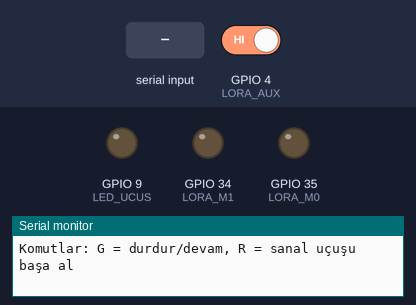
This sketch was run on a simulated ESP32. On the bench: output pins drawn as LEDs (lit = HIGH), the last lines printed to the serial monitor. The inputs (shaded band) are chosen by the test bench; at power-on: GPIO 4 (LORA_AUX) HIGH.

Above: at 0.6 s.
At 1.2 s:
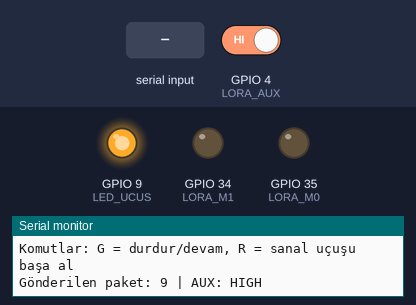
1.3 s: "G" received over Serial
At 1.9 s:
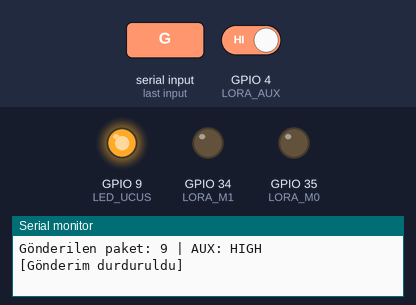
2.8 s: GPIO 4 (LORA_AUX) driven LOW
5.5 s: "G" received over the second serial link
7.0 s: "R" received over Serial
Timing chart, 0 to 9.5 s (numbered marks = the images above; inputs shaded):
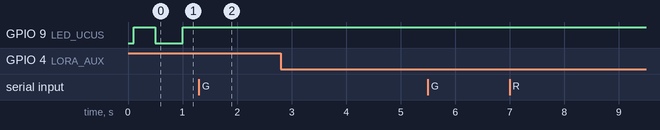

The sketch:

Roket_Verici_Test.ino
```cpp
////////////////////////////////////
// ÜLGEN UKB - ROKET TELEMETRİ VERİCİ TESTİ
// Roket tarafı: UKB'deki loraSensorGonder() ile BİREBİR aynı 35 baytlık paketi,
// sensör olmadan SANAL (üretilmiş) verilerle 10 Hz gönderir.
// Böylece yer istasyonu kodu, menzil ve paket kaybı sensörsüz test edilir.
// UKB kartının kendisinde veya aynı LoRa bağlantısı olan herhangi bir ESP32'de çalışır.
// Yer tarafında Yer_Istasyonu_Alici.ino çalıştırılır.
//
// Sanal uçuş 60 sn'lik döngüdür: yükselir -> zirve -> iner -> tekrar başlar.
// Serial Monitor: 115200 baud, "Yeni satır" seçili.
// Komutlar:
//   G -> Gönderimi durdur / devam ettir
//   R -> Sanal uçuşu başa al
////////////////////////////////////

HardwareSerial LoRaSerial(2);

#define LORA_RX      D4
#define LORA_TX      D5
#define LORA_M0      A7
#define LORA_M1      A6
#define LORA_AUX     D3

#define LED_UCUS     D10

////////////////////////////////////
struct SensorVerisi {
  float basinc;
  float irtifa;
  float hiz;
  float aciX, aciY, aciZ;
  float ivmeX, ivmeY, ivmeZ;
  float enlem, boylam, gpsIrtifa;
  int   uyduSayisi;
  int   saat, dakika, saniye;
};

unsigned long simdi              = 0;
unsigned long sonLoraSensorZamani = 0;
unsigned long sonYazdirma        = 0;
unsigned long ucusBaslangic      = 0;
uint32_t gonderilenPaket = 0;
bool gonderimAktif = true;

////////////////////////////////////
float ikiBasamak(float v) {
  return roundf(v * 100.0f) / 100.0f;
}

void floatToBytes(float deger, uint8_t *hedef) {
  uint8_t kaynak[4];
  memcpy(kaynak, &deger, 4);
  hedef[0] = kaynak[3]; hedef[1] = kaynak[2]; hedef[2] = kaynak[1]; hedef[3] = kaynak[0];
}

// Taşmayı engelleyen dönüşümler
uint16_t u16(float deger) { return (uint16_t)constrain(deger, 0.0f, 65535.0f); }
int16_t  i16(float deger) { return (int16_t)constrain(deger, -32768.0f, 32767.0f); }

////////////////////////////////////
// SANAL VERİ ÜRET (t: saniye, 60 sn'lik döngü)
////////////////////////////////////
uint8_t simVeriUret(float t, SensorVerisi &v) {
  float d = fmodf(t, 60.0f);

  v.irtifa = 3000.0f * (1.0f - fabsf(d - 30.0f) / 30.0f);     // 0 -> 3000 -> 0
  v.hiz    = (d < 30.0f) ? 100.0f : -100.0f;
  v.basinc = 1013.25f * powf(1.0f - (850.0f + v.irtifa) / 44330.0f, 5.2553f);

  v.ivmeX = 0.5f * sinf(t * 2.0f);
  v.ivmeY = 0.5f * cosf(t * 2.0f);
  v.ivmeZ = 20.0f * sinf(t);

  v.aciX = 30.0f * sinf(t / 3.0f);
  v.aciY = 45.0f * sinf(t / 5.0f);
  v.aciZ = fmodf(t * 6.0f, 360.0f) - 180.0f;

  v.enlem  = 39.9334f + 0.0001f * d;     // sabit test koordinatı + küçük kayma
  v.boylam = 32.8597f + 0.0001f * d;
  v.gpsIrtifa = 850.0f + v.irtifa;
  v.uyduSayisi = 9;

  unsigned long sn = (unsigned long)t;
  v.saat   = 12 + (sn / 3600) % 12;
  v.dakika = (sn / 60) % 60;
  v.saniye = sn % 60;

  // Durum bayrakları uçuş evrelerine göre
  uint8_t data1 = 0;
  if (d > 2)    data1 |= (1 << 0);   // kalktı
  if (d > 5)    data1 |= (1 << 1);   // yandı
  if (d > 10)   data1 |= (1 << 2);   // irtifa OK
  if (d > 25)   data1 |= (1 << 3);   // gövde açısı
  if (d > 30)   data1 |= (1 << 4);   // apogee
  if (d > 30.5) data1 |= (1 << 5);   // apogee piro
  if (d > 45)   data1 |= (1 << 6);   // main
  if (d > 45.5) data1 |= (1 << 7);   // main piro
  return data1;
}

////////////////////////////////////
// LORA PAKETİ (UKB-Kod.ino'daki loraSensorGonder ile aynı format)
////////////////////////////////////
void loraSensorGonder(const SensorVerisi &v, uint8_t data1) {
  uint8_t paket[35];
  int idx = 0;

  auto writeUint16 = [&](uint16_t val) {
    paket[idx++] = (val >> 8) & 0xFF;
    paket[idx++] = val & 0xFF;
  };
  auto writeInt16 = [&](int16_t val) {
    paket[idx++] = (val >> 8) & 0xFF;
    paket[idx++] = val & 0xFF;
  };

  paket[idx++] = 0xBC;

  writeUint16(u16(ikiBasamak(v.irtifa) * 10));
  writeInt16 (i16(ikiBasamak(v.hiz)    * 100));
  writeUint16(u16(ikiBasamak(v.basinc) * 10));
  writeInt16 (i16(ikiBasamak(v.ivmeX)  * 100));
  writeInt16 (i16(ikiBasamak(v.ivmeY)  * 100));
  writeInt16 (i16(ikiBasamak(v.ivmeZ)  * 100));
  writeInt16 (i16(ikiBasamak(v.aciX)   * 10));
  writeInt16 (i16(ikiBasamak(v.aciY)   * 10));
  writeInt16 (i16(ikiBasamak(v.aciZ)   * 10));

  floatToBytes(v.enlem,  &paket[idx]); idx += 4;
  floatToBytes(v.boylam, &paket[idx]); idx += 4;

  writeUint16(u16(v.gpsIrtifa));

  paket[idx++] = (uint8_t)v.uyduSayisi;
  paket[idx++] = (uint8_t)v.saat;
  paket[idx++] = (uint8_t)v.dakika;
  paket[idx++] = (uint8_t)v.saniye;
  paket[idx++] = data1;

  uint8_t toplam = 0;
  for (int i = 0; i < idx; i++) toplam += paket[i];
  paket[idx++] = toplam;

  LoRaSerial.write(paket, 35);
}

////////////////////////////////////
void komutIsle() {
  while (Serial.available()) {
    char k = toupper(Serial.read());
    if (k == 'G') {
      gonderimAktif = !gonderimAktif;
      Serial.println(gonderimAktif ? F("[Gönderim devam ediyor]") : F("[Gönderim durduruldu]"));
    } else if (k == 'R') {
      ucusBaslangic = millis();
      Serial.println(F("[Sanal uçuş başa alındı]"));
    }
  }
}

////////////////////////////////////
void setup() {
  Serial.begin(115200);
  unsigned long bekle = millis();
  while (!Serial && millis() - bekle < 3000);

  pinMode(LORA_M0, OUTPUT); digitalWrite(LORA_M0, LOW);   // M0 = M1 = LOW -> normal mod
  pinMode(LORA_M1, OUTPUT); digitalWrite(LORA_M1, LOW);
  pinMode(LORA_AUX, INPUT);
  pinMode(LED_UCUS, OUTPUT); digitalWrite(LED_UCUS, LOW);

  // Modül hazır olana kadar bekle (maks 3 sn)
  unsigned long loraT = millis();
  while (digitalRead(LORA_AUX) == LOW && millis() - loraT < 3000);
  LoRaSerial.begin(115200, SERIAL_8N1, LORA_RX, LORA_TX);

  ucusBaslangic = millis();
  Serial.println(F("ÜLGEN UKB - ROKET TELEMETRİ VERİCİ TESTİ başladı (10 Hz)"));
  Serial.println(F("Komutlar: G = durdur/devam, R = sanal uçuşu başa al"));
}

////////////////////////////////////
void loop() {
  simdi = millis();
  komutIsle();

  if (gonderimAktif && simdi - sonLoraSensorZamani >= 100) {
    sonLoraSensorZamani = simdi;

    SensorVerisi v;
    uint8_t bayrak = simVeriUret((simdi - ucusBaslangic) / 1000.0f, v);
    loraSensorGonder(v, bayrak);
    gonderilenPaket++;

    digitalWrite(LED_UCUS, (gonderilenPaket % 10) < 5);   // gönderirken yanıp söner
  }

  if (simdi - sonYazdirma >= 1000) {
    sonYazdirma = simdi;
    Serial.printf("Gönderilen paket: %lu | AUX: %s\n", (unsigned long)gonderilenPaket,
                  digitalRead(LORA_AUX) ? "HIGH" : "LOW");
  }

  // Yer istasyonundan gelen bir şey olursa ekrana yaz
  while (LoRaSerial.available()) {
    uint8_t b = LoRaSerial.read();
    Serial.printf("[Yerden gelen bayt: 0x%02X]\n", b);
  }
}
```

Measured:
- after the input at 1.3 s, GPIO 9 (LED_UCUS): stays HIGH (without the input it goes to LOW after 0.20 s)
